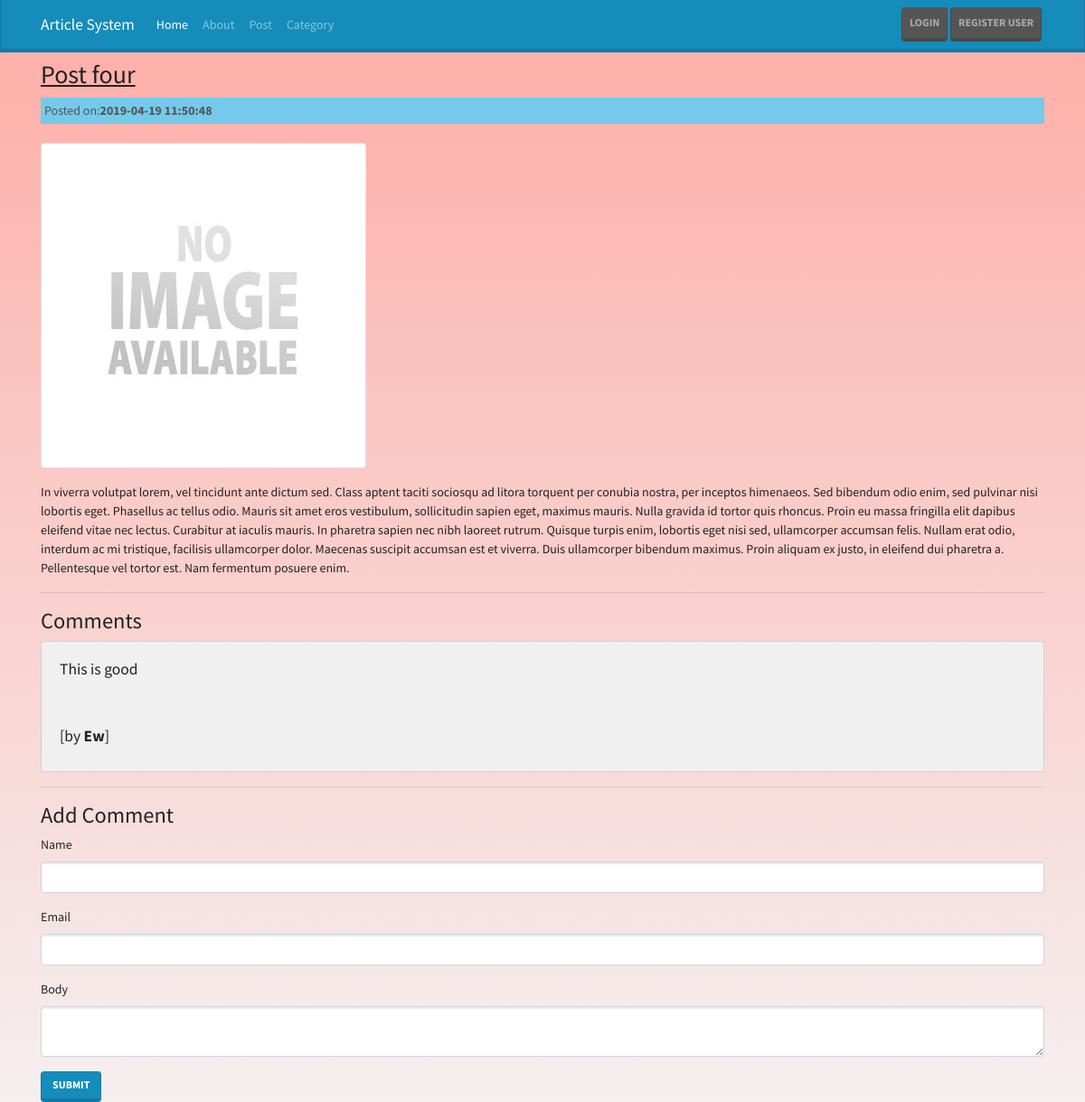
Page /posts/Post-four on the committed database.
### tables this page shows
CREATE TABLE `posts` (
  `id` int(11) NOT NULL,
  `category_id` int(11) NOT NULL,
  `user_id` int(11) NOT NULL,
  `title` varchar(255) NOT NULL,
  `url_title` varchar(255) NOT NULL,
  `body` text NOT NULL,
  `post_image` varchar(255) NOT NULL,
  `created_date` timestamp NOT NULL DEFAULT CURRENT_TIMESTAMP
);

CREATE TABLE `comments` (
  `id` int(11) NOT NULL,
  `post_id` int(11) NOT NULL,
  `name` varchar(255) NOT NULL,
  `email` varchar(255) NOT NULL,
  `body` text NOT NULL,
  `created_date` timestamp NOT NULL DEFAULT CURRENT_TIMESTAMP
);

### application/controllers/Posts.php (called while the page is built, shortened)
<?php
    class Posts extends CI_Controller {
        public function view($url_title = NULL) {
            $data['post'] = $this->post_model->get_posts($url_title);
            $post_id = $data['post']['id'];
            $data['comments'] = $this->comment_model->get_comments($post_id);
            $data['title'] = $data['post']['title'];
             $this->load->view('templates/header');
             $this->load->view('posts/view', $data);
             $this->load->view('templates/footer');
        }
    }
?>

### index.php (called while the page is built, shortened)
<?php
require_once BASEPATH.'core/CodeIgniter.php';

### application/models/Post_model.php (called while the page is built, shortened)
<?php
    class Post_model extends CI_Model {
        public function get_posts($url_title = FALSE, $limit = FALSE, $offset = FALSE) {
            $query = $this->db->get_where('posts',['url_title' => $url_title]);
            return $query->row_array();
        }
    }
?>

### application/models/Comment_model.php (called while the page is built, shortened)
<?php
    class Comment_model extends CI_Model {
        public function get_comments($post_id) {
            $query = $this->db->get_where('comments',['post_id' => $post_id]);
            return $query->result_array();
        }
}
?>

### application/views/posts/view.php (the view, shortened to what this page needs)
<h2><u><?= $post['title']; ?></u></h2>
<div class="bg-info text-dark p-1">Posted on:<b><?php echo $post['created_date']; ?></b></div>
<br>
<img src="<?php echo site_url(); ?>assets/images/posts/<?php echo $post['post_image']; ?>"
            alt="" class="img-thumbnail">
<div class="mt-2"><p><?php echo $post['body']; ?></p></div>
<hr>
<h3>Comments</h3>
    <?php if($comments): ?>
        <?php foreach($comments as $comment): ?>
        <div class="card card-body bg-secondary">
            <h5><?php echo $comment['body']; ?>[by <strong><?php echo $comment['name']; ?></strong>]</h5>
        </div>
        <?php endforeach; ?>
    <?php else: ?>
        <p>No Comment(s) to dispaly</p>
<?php endif;?>
<hr>
<h3>Add Comment</h3>
<?php echo form_open('comments/create/'.$post['id']); ?>
    <div class="form-group">
        <label>Name</label>
        <input type="text" name="name" class="form-control">
    </div>
    <div class="form-group">
        <label>Email</label>
        <input type="email" name="email" class="form-control">
    </div>
    <div class="form-group">
        <label>Body</label>
       <textarea class="form-control" id="editor1" name="body"></textarea>
    </div>
    <button type="submit" class="btn btn-primary">Submit</button>
</form>

### assets/css/styles.css (style rules this page uses)
html { min-height: 100%; }
.bg-color { background-image: linear-gradient(#feada6 ,#f5efef); background-repeat: no-repeat; background-size: 100% 100%; height: 100%; width: 100%; }

### rows in the picture
posts: title "Post four", created_date "2019-04-19 11:50:48", post_image (placeholder picture), body "In viverra volutpat lorem, vel tincidunt ante dictum sed. Class aptent taciti sociosqu ad litora torquent per conubia nostra, per inceptos himenaeos. Sed bibendum odio enim, sed pulvinar nisi lobortis eget. Phasellus ac tellus odio. Mauris sit amet eros vestibulum, sollicitudin sapien eget, maximus mauris. Nulla gravida id tortor quis rhoncus. Proin eu massa fringilla elit dapibus eleifend vitae nec lectus. Curabitur at iaculis mauris. In pharetra sapien nec nibh laoreet rutrum. Quisque turpis enim, lobortis eget nisi sed, ullamcorper accumsan felis. Nullam erat odio, interdum ac mi tristique, facilisis ullamcorper dolor. Maecenas suscipit accumsan est et viverra. Duis ullamcorper bibendum…"
comments: body "This is good", name "Ew"
